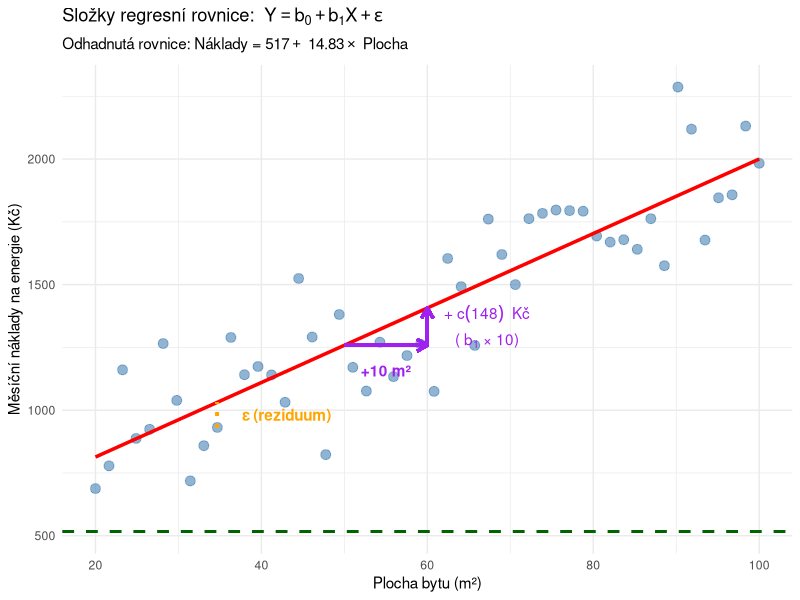

This chart was generated by the following R code:
## ---- chunk 1
#| label: fig-regression-components
#| fig-cap: "Vizualizace jednotlivých složek regresní rovnice"
#| warning: false

library(ggplot2)

set.seed(123)

# Vytvoření dat
plocha <- seq(20, 100, length.out = 50)
zakladni_naklady <- 500  # b0
naklady_za_metr <- 15    # b1
naklady <- zakladni_naklady + naklady_za_metr * plocha + rnorm(50, 0, 200)

data <- data.frame(plocha = plocha, naklady = naklady)

# Fitování modelu
model <- lm(naklady ~ plocha, data = data)
b0 <- coef(model)[1]
b1 <- coef(model)[2]

# Vytvoření grafu
ggplot(data, aes(x = plocha, y = naklady)) +
  geom_point(size = 3, color = "steelblue", alpha = 0.6) +
  geom_smooth(method = "lm", se = FALSE, color = "red", size = 1.2) +
  
  # Intercept line
  geom_hline(yintercept = b0, linetype = "dashed", color = "darkgreen", size = 1) +
  
  # Slope - Arrows (Triangle)
  geom_segment(aes(x = 50, y = b0 + b1*50, xend = 60, yend = b0 + b1*50),
               arrow = arrow(length = unit(0.3, "cm")), color = "purple", size = 1) +
  geom_segment(aes(x = 60, y = b0 + b1*50, xend = 60, yend = b0 + b1*60),
               arrow = arrow(length = unit(0.3, "cm")), color = "purple", size = 1) +
  
  # Slope - Text Label (Horizontal)
  annotate("text", x = 55, y = b0 + b1*50 - 100,
           label = "+10 m²", color = "purple", fontface = "bold") +
  
  # Slope - Text Label (Vertical) 
  # We use 'atop' for the newline effect and 'parse = TRUE'
  annotate(
    "text",
    x = 62,
    y = b0 + b1 * 55,
    label = as.character(as.expression(
      bquote(atop("+" ~ .(round(b1 * 10, 0)) ~ " Kč", "(" ~ b[1] ~ "× 10)"))
    )),
    parse = TRUE,
    color = "purple",
    fontface = "bold",
    hjust = 0
  ) +  
  
  # Rezidua - příklad
  geom_segment(aes(x = plocha[10], y = naklady[10],
                   xend = plocha[10], yend = fitted(model)[10]),
               color = "orange", size = 1, linetype = "dotted") +
  
  annotate("text", x = plocha[10] + 3, y = (naklady[10] + fitted(model)[10])/2,
           label = "ε (reziduum)", color = "orange", fontface = "bold", hjust = 0) +
  
  labs(
    title = expression("Složky regresní rovnice: " ~ Y == b[0] + b[1] * X + epsilon),
    subtitle = bquote("Odhadnutá rovnice: Náklady =" ~ .(round(b0, 0)) +
                         ~ .(round(b1, 2)) %*% " Plocha"),
    x = "Plocha bytu (m²)",
    y = "Měsíční náklady na energie (Kč)"
  ) +
  theme_minimal() +
  theme(plot.title = element_text(face = "bold"))
